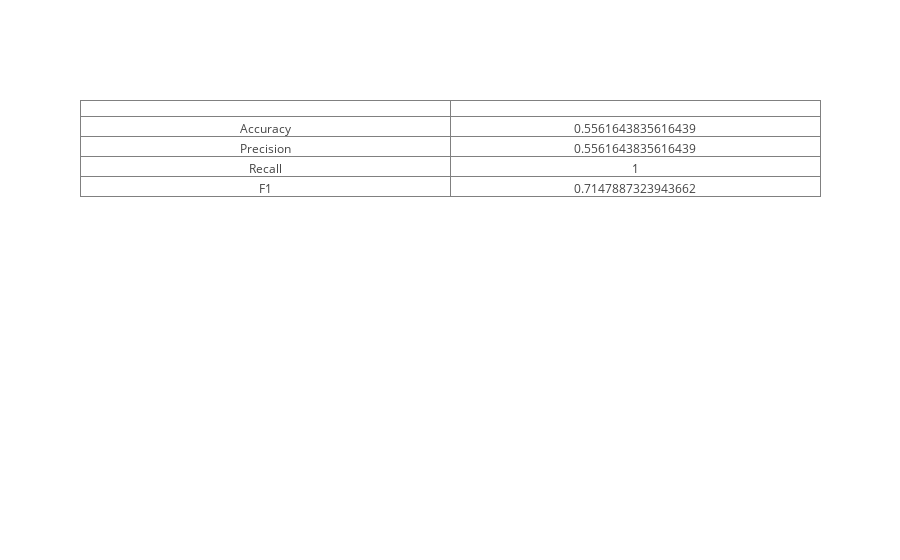

Notebook code cell kept with this figure:
### Code cell
calculate_metrics(bullish_y_test, constant_y_pred)

### Figure 1 — Plotly figure (JSON) as saved in the notebook; plotly's stock layout.template omitted (floating-point values rounded to 4 significant figures)
{"data": [{"cells": {"values": [["Accuracy", "Precision", "Recall", "F1"], [0.5562, 0.5562, 1, 0.7148]]}, "type": "table", "uid": "4fb5a2df-19fb-41b6-aded-33561288b8e0"}], "layout": {}}
